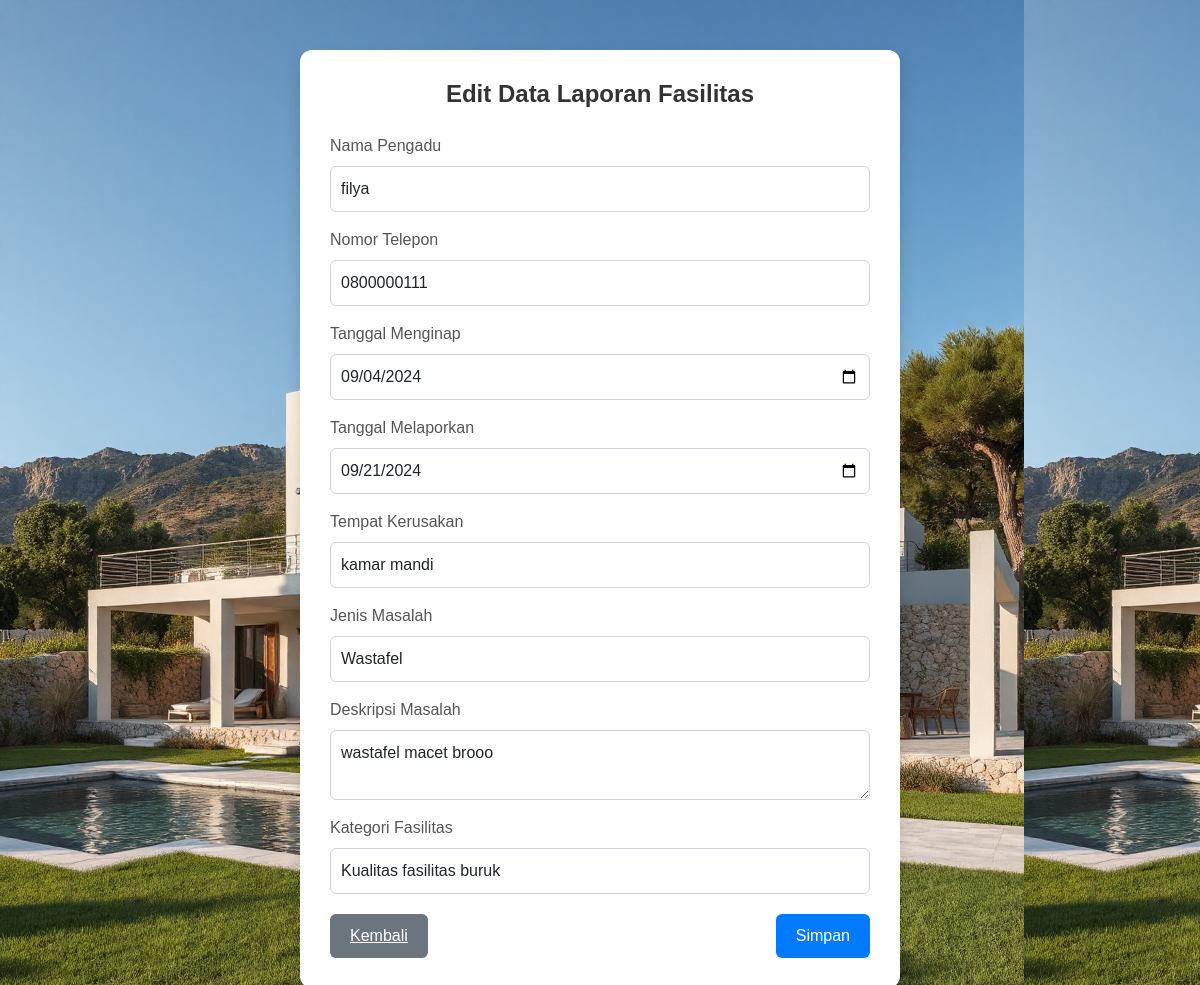
/proses_fasilitas/edit.php?id=1, run on an earlier commit of the app's database.
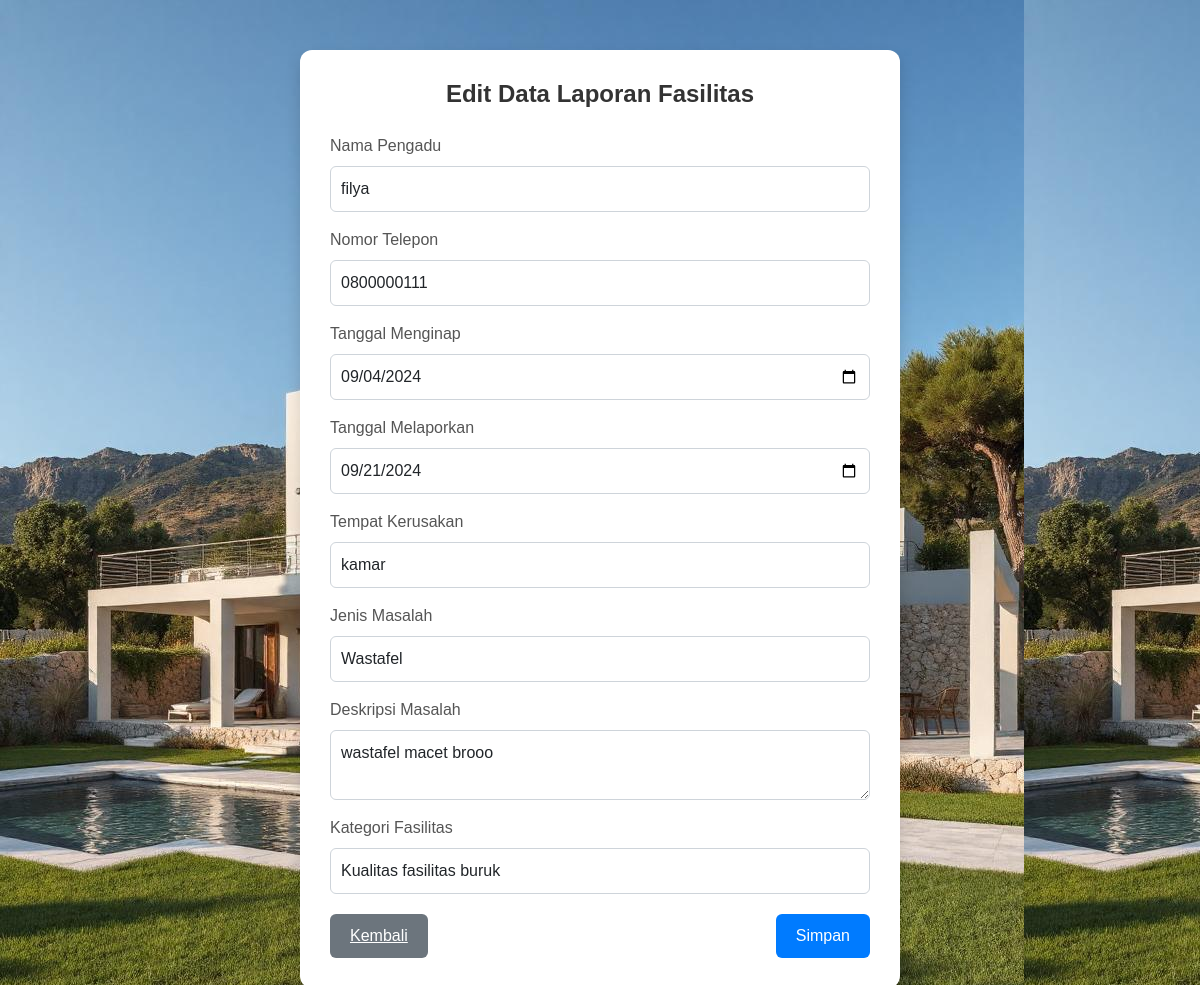
And on a later commit of the database.
### tables this page shows
CREATE TABLE `fasilitas` (
  `nama_pengadu` varchar(255) NOT NULL,
  `no_telepon_pengadu` varchar(15) NOT NULL,
  `tanggal_menginap` date NOT NULL,
  `tanggal_melaporkan` date NOT NULL,
  `tempat_kerusakan` text NOT NULL,
  `jenis_masalah` enum('Wifi','Air Conditioner','Water Heater','Wastafel','Bed','Lainnya') NOT NULL,
  `deskripsi_masalah_fasilitas` text NOT NULL,
  `pilih_kategori_fasilitas` enum('Fasilitas yang dijanjikan tidak tersedia','Fasilitas tidak berfungsi','Kualitas fasilitas buruk','Lainnya') NOT NULL,
  `bukti_gambar` varchar(255) DEFAULT NULL,
  `id_pengaduan` int(11) NOT NULL,
  `status` enum('Diterima','Ditolak','Diproses') DEFAULT 'Diproses'
);

### proses_fasilitas/edit.php (the view, shortened to what this page needs)
<?php
$servername = "localhost";
$username = "root";
$password = "";
$dbname = "filya_suite";
$conn = new mysqli($servername, $username, $password, $dbname);
$id = isset($_GET['id']) ? (int)$_GET['id'] : 0;
$stmt = $conn->prepare("SELECT * FROM fasilitas WHERE id_pengaduan = ?");
$stmt->bind_param("i", $id);
$stmt->execute();
$result = $stmt->get_result();
$fasilitas = $result->fetch_assoc();
?>
<!DOCTYPE html>
<html lang="en">
<head>
    <link href="https://cdn.jsdelivr.net/npm/bootstrap@5.3.0-alpha1/dist/css/bootstrap.min.css" rel="stylesheet">
</head>
<body>
    <div class="container">
        <h2>Edit Data Laporan Fasilitas</h2>
        <form method="post">
            <div class="mb-3">
                <label for="nama_pengadu" class="form-label">Nama Pengadu</label>
                <input type="text" class="form-control" name="nama_pengadu" value="<?php echo htmlspecialchars($fasilitas['nama_pengadu']); ?>" required>
            </div>
            <div class="mb-3">
                <label for="no_telepon_pengadu" class="form-label">Nomor Telepon</label>
                <input type="text" class="form-control" name="no_telepon_pengadu" value="<?php echo htmlspecialchars($fasilitas['no_telepon_pengadu']); ?>" required>
            </div>
            <div class="mb-3">
                <label for="tanggal_menginap" class="form-label">Tanggal Menginap</label>
                <input type="date" class="form-control" name="tanggal_menginap" value="<?php echo htmlspecialchars($fasilitas['tanggal_menginap']); ?>" required>
            </div>
            <div class="mb-3">
                <label for="tanggal_melaporkan" class="form-label">Tanggal Melaporkan</label>
                <input type="date" class="form-control" name="tanggal_melaporkan" value="<?php echo htmlspecialchars($fasilitas['tanggal_melaporkan']); ?>" required>
            </div>
            <div class="mb-3">
                <label for="tempat_kerusakan" class="form-label">Tempat Kerusakan</label>
                <input type="text" class="form-control" name="tempat_kerusakan" value="<?php echo htmlspecialchars($fasilitas['tempat_kerusakan']); ?>" required>
            </div>
            <div class="mb-3">
                <label for="jenis_masalah" class="form-label">Jenis Masalah</label>
                <input type="text" class="form-control" name="jenis_masalah" value="<?php echo htmlspecialchars($fasilitas['jenis_masalah']); ?>" required>
            </div>
            <div class="mb-3">
                <label for="deskripsi_masalah_fasilitas" class="form-label">Deskripsi Masalah</label>
                <textarea class="form-control" name="deskripsi_masalah_fasilitas" required><?php echo htmlspecialchars($fasilitas['deskripsi_masalah_fasilitas']); ?></textarea>
            </div>
            <div class="mb-3">
                <label for="pilih_kategori_fasilitas" class="form-label">Kategori Fasilitas</label>
                <input type="text" class="form-control" name="pilih_kategori_fasilitas" value="<?php echo htmlspecialchars($fasilitas['pilih_kategori_fasilitas']); ?>" required>
            </div>
            <div class="d-flex">
                <a href="../DashbordFasilitas.php" class="btn-secondary">Kembali</a>
                <button type="submit">Simpan</button>
            </div>
        </form>
    </div>
</body>
</html>

What changed in the data, as far as the page shows it:
changed fasilitas "filya": tempat_kerusakan "kamar mandi" → "kamar"
